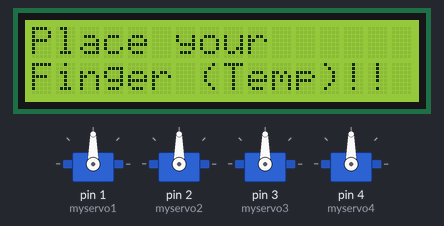
Simulated run of this sketch. Board: Arduino Uno, built with avr-gcc and run on an emulated ATmega328P. Shown: 16×2 character LCD, 4 × servo.

Above: at 0.1 s.
At 5.1 s:
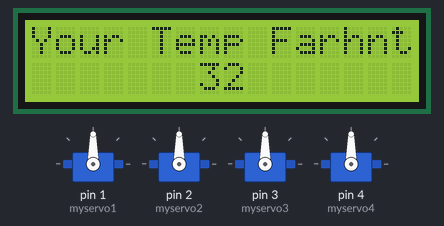
At 10.1 s:
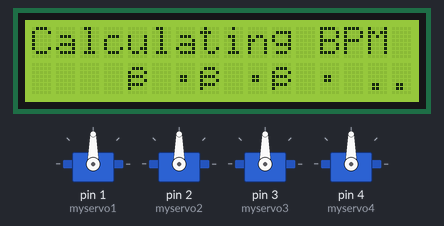
At 35.1 s:
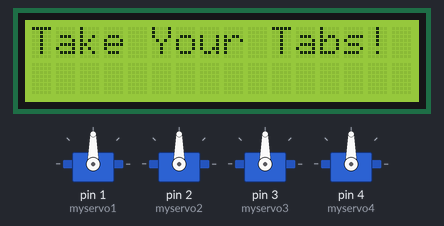
Timing chart, 0 to 36.6 s (numbered marks = the images above):
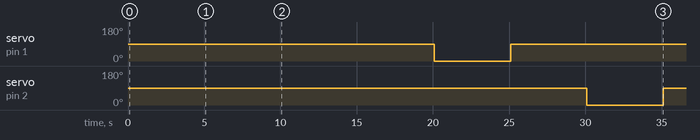

Measured:
- by itself, servo on pin 1 (myservo1): 90° → 0° at 20.1 s, → 90° 5.0 s later
- by itself, servo on pin 2 (myservo2): 90° → 0° at 30.1 s, → 90° 5.0 s later
- what the display in image 1 shows lasts 3.0 s, from 5.1 s to 8.1 s
- what the display in image 2 shows lasts 10.0 s, from 10.1 s to 20.1 s

The sketch:

statusTracker.ino
```cpp
#include <LiquidCrystal.h>
#include <Servo.h>

Servo myservo1,myservo2,myservo3,myservo4;
LiquidCrystal lcd(12, 13,8,9,10,11);

int value=0,tPin=1;
void setup()
{
  lcd.begin(16, 2);
  lcd.print("Morning Dose!!");
  myservo1.attach(1);
  myservo2.attach(2);
  myservo3.attach(3);
  myservo4.attach(4);
}

void loop()
{
  lcd.clear();
  lcd.setCursor(0, 0);
  lcd.print("Place your");
  lcd.setCursor(0, 1);
  lcd.print("Finger (Temp)!!");
  value=analogRead(tPin);
  int cel= (value/1024)*500;
  int far= (cel*9)/5 +32;
  delay(5000);
  lcd.clear();

  lcd.setCursor(0, 0);
  lcd.print("Your Temp is :");
  lcd.setCursor(7, 1);
  lcd.print(far);
  lcd.setCursor(10, 0);
  lcd.print("Farhnt");
  delay(3000);
  lcd.clear();


  lcd.setCursor(0, 0);
  lcd.print("Place your");
  lcd.setCursor(0, 1);
  lcd.print("Finger (BPM)!!");
  delay(2000);
  lcd.clear();


  lcd.setCursor(0, 0);
  lcd.print("Calculating BPM ♥");
  lcd.setCursor(4, 1);
  lcd.print("♥♥♥ ....");
  delay(10000);
  lcd.clear();

  lcd.setCursor(0, 0);
  lcd.print("Take Your Tabs!");


  myservo1.write(0);
  delay(5000);
  myservo1.write(90);
  delay(5000);
  myservo2.write(0);
  delay(5000);
  myservo2.write(90);
  delay(5000);
  myservo3.write(0);
  delay(5000);
  myservo3.write(90);
  delay(5000);
  if(far>100)
  {
    myservo4.write(0);
    delay(5000);
    myservo4.write(90);
    delay(5000);
  }
}
```
